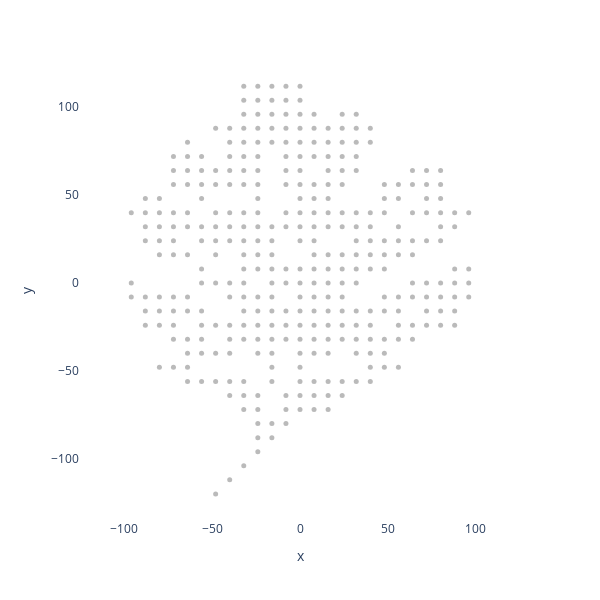

This figure's notebook cell:
### Code cell
image_path = r"images\OakLeaf.png"
points_df = image_to_points_symmetry_grid(image_path, num_points=1000, x_symmetry=False, y_symmetry=False)
plot_points(points_df, 5)

### Figure 1 — Plotly figure (JSON) as saved in the notebook; plotly's stock layout.template omitted (floating-point values rounded to 4 significant figures; data arrays with more than 128 entries replaced by an {"elided": "..."} marker saying what was removed)
{"data": [{"hovertemplate": "x=%{x}<br>y=%{y}<extra></extra>", "legendgroup": "", "marker": {"color": "darkgrey", "opacity": 0.8, "size": 5, "symbol": "circle"}, "mode": "markers", "name": "", "orientation": "v", "showlegend": false, "type": "scatter", "x": {"elided": "336 int values"}, "xaxis": "x", "y": {"elided": "336 int values"}, "yaxis": "y"}], "layout": {"height": 600, "legend": {"tracegroupgap": 0}, "margin": {"t": 60}, "paper_bgcolor": "white", "plot_bgcolor": "white", "width": 600, "xaxis": {"anchor": "y", "domain": [0, 1], "showgrid": false, "title": {"text": "x"}, "visible": true}, "yaxis": {"anchor": "x", "domain": [0, 1], "scaleanchor": "x", "scaleratio": 1, "showgrid": false, "title": {"text": "y"}, "visible": true}}}
